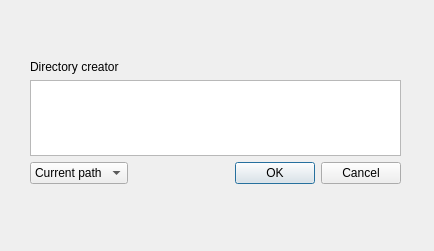
<?xml version="1.0" encoding="UTF-8"?>
<ui version="4.0">
 <class>newDirectoryCreation</class>
 <widget class="QDialog" name="newDirectoryCreation">
  <property name="geometry">
   <rect>
    <x>0</x>
    <y>0</y>
    <width>434</width>
    <height>251</height>
   </rect>
  </property>
  <property name="windowTitle">
   <string>Dialog</string>
  </property>
  <widget class="QWidget" name="layoutWidget">
   <property name="geometry">
    <rect>
     <x>30</x>
     <y>60</y>
     <width>371</width>
     <height>124</height>
    </rect>
   </property>
   <layout class="QGridLayout" name="gridLayout">
    <item row="0" column="0" colspan="2">
     <widget class="QLabel" name="label">
      <property name="text">
       <string>Directory creator</string>
      </property>
     </widget>
    </item>
    <item row="1" column="0" colspan="2">
     <widget class="QPlainTextEdit" name="plainTextEdit"/>
    </item>
    <item row="2" column="0">
     <widget class="QComboBox" name="comboBox">
      <item>
       <property name="text">
        <string>Current path</string>
       </property>
      </item>
      <item>
       <property name="text">
        <string>Custom path</string>
       </property>
      </item>
     </widget>
    </item>
    <item row="2" column="1">
     <widget class="QDialogButtonBox" name="buttonBox">
      <property name="orientation">
       <enum>Qt::Orientation::Horizontal</enum>
      </property>
      <property name="standardButtons">
       <set>QDialogButtonBox::StandardButton::Cancel|QDialogButtonBox::StandardButton::Ok</set>
      </property>
     </widget>
    </item>
   </layout>
  </widget>
 </widget>
 <resources/>
 <connections>
  <connection>
   <sender>buttonBox</sender>
   <signal>accepted()</signal>
   <receiver>newDirectoryCreation</receiver>
   <slot>accept()</slot>
   <hints>
    <hint type="sourcelabel">
     <x>248</x>
     <y>254</y>
    </hint>
    <hint type="destinationlabel">
     <x>157</x>
     <y>274</y>
    </hint>
   </hints>
  </connection>
  <connection>
   <sender>buttonBox</sender>
   <signal>rejected()</signal>
   <receiver>newDirectoryCreation</receiver>
   <slot>reject()</slot>
   <hints>
    <hint type="sourcelabel">
     <x>316</x>
     <y>260</y>
    </hint>
    <hint type="destinationlabel">
     <x>286</x>
     <y>274</y>
    </hint>
   </hints>
  </connection>
 </connections>
</ui>
